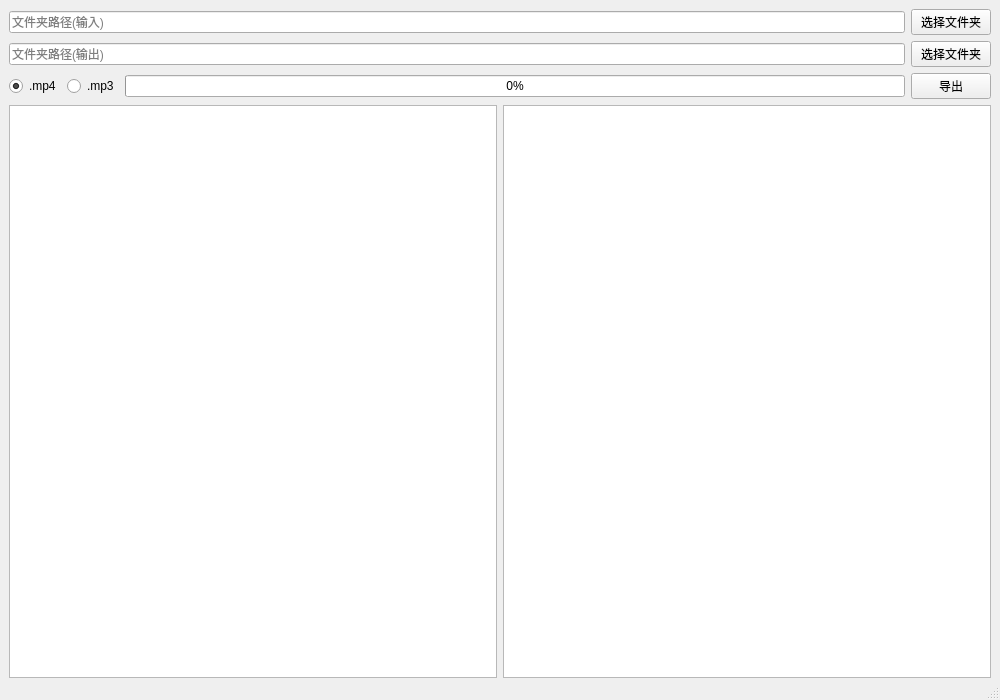
<?xml version="1.0" encoding="UTF-8"?>
<ui version="4.0">
 <class>MainWindow</class>
 <widget class="QMainWindow" name="MainWindow">
  <property name="geometry">
   <rect>
    <x>0</x>
    <y>0</y>
    <width>1000</width>
    <height>700</height>
   </rect>
  </property>
  <property name="windowTitle">
   <string>bilibili缓存管理</string>
  </property>
  <widget class="QWidget" name="centralwidget">
   <layout class="QVBoxLayout" name="verticalLayout">
    <property name="bottomMargin">
     <number>0</number>
    </property>
    <item>
     <layout class="QGridLayout" name="gridLayout">
      <item row="4" column="2">
       <widget class="QPushButton" name="pushButton_export">
        <property name="sizePolicy">
         <sizepolicy hsizetype="Preferred" vsizetype="Fixed">
          <horstretch>0</horstretch>
          <verstretch>0</verstretch>
         </sizepolicy>
        </property>
        <property name="text">
         <string>导出</string>
        </property>
       </widget>
      </item>
      <item row="1" column="2">
       <widget class="QPushButton" name="pushButton_old">
        <property name="sizePolicy">
         <sizepolicy hsizetype="Fixed" vsizetype="Fixed">
          <horstretch>0</horstretch>
          <verstretch>0</verstretch>
         </sizepolicy>
        </property>
        <property name="text">
         <string>选择文件夹</string>
        </property>
       </widget>
      </item>
      <item row="2" column="0">
       <widget class="QLineEdit" name="lineEdit_new">
        <property name="placeholderText">
         <string>文件夹路径(输出)</string>
        </property>
       </widget>
      </item>
      <item row="4" column="0">
       <layout class="QHBoxLayout" name="horizontalLayout_1">
        <item>
         <widget class="QRadioButton" name="radioButton_mp4">
          <property name="sizePolicy">
           <sizepolicy hsizetype="Fixed" vsizetype="Fixed">
            <horstretch>0</horstretch>
            <verstretch>0</verstretch>
           </sizepolicy>
          </property>
          <property name="cursor">
           <cursorShape>PointingHandCursor</cursorShape>
          </property>
          <property name="text">
           <string>.mp4</string>
          </property>
          <property name="checked">
           <bool>true</bool>
          </property>
         </widget>
        </item>
        <item>
         <widget class="QRadioButton" name="radioButton_mp3">
          <property name="sizePolicy">
           <sizepolicy hsizetype="Fixed" vsizetype="Fixed">
            <horstretch>0</horstretch>
            <verstretch>0</verstretch>
           </sizepolicy>
          </property>
          <property name="cursor">
           <cursorShape>PointingHandCursor</cursorShape>
          </property>
          <property name="text">
           <string>.mp3</string>
          </property>
         </widget>
        </item>
        <item>
         <widget class="QProgressBar" name="progressBar">
          <property name="value">
           <number>0</number>
          </property>
         </widget>
        </item>
       </layout>
      </item>
      <item row="1" column="0">
       <widget class="QLineEdit" name="lineEdit_old">
        <property name="placeholderText">
         <string>文件夹路径(输入)</string>
        </property>
       </widget>
      </item>
      <item row="2" column="2">
       <widget class="QPushButton" name="pushButton_new">
        <property name="sizePolicy">
         <sizepolicy hsizetype="Fixed" vsizetype="Fixed">
          <horstretch>0</horstretch>
          <verstretch>0</verstretch>
         </sizepolicy>
        </property>
        <property name="text">
         <string>选择文件夹</string>
        </property>
       </widget>
      </item>
     </layout>
    </item>
    <item>
     <layout class="QHBoxLayout" name="horizontalLayout_0">
      <item>
       <widget class="QTreeWidget" name="treeWidget_old">
        <property name="sizePolicy">
         <sizepolicy hsizetype="Expanding" vsizetype="Expanding">
          <horstretch>0</horstretch>
          <verstretch>0</verstretch>
         </sizepolicy>
        </property>
        <property name="headerHidden">
         <bool>true</bool>
        </property>
        <column>
         <property name="text">
          <string notr="true"/>
         </property>
        </column>
       </widget>
      </item>
      <item>
       <widget class="QTreeWidget" name="treeWidget_new">
        <property name="sizePolicy">
         <sizepolicy hsizetype="Expanding" vsizetype="Expanding">
          <horstretch>0</horstretch>
          <verstretch>0</verstretch>
         </sizepolicy>
        </property>
        <property name="headerHidden">
         <bool>true</bool>
        </property>
        <property name="columnCount">
         <number>1</number>
        </property>
        <column>
         <property name="text">
          <string/>
         </property>
        </column>
       </widget>
      </item>
     </layout>
    </item>
   </layout>
  </widget>
  <widget class="QMenuBar" name="menubar">
   <property name="geometry">
    <rect>
     <x>0</x>
     <y>0</y>
     <width>1000</width>
     <height>33</height>
    </rect>
   </property>
  </widget>
  <widget class="QStatusBar" name="statusbar">
   <property name="toolTip">
    <string/>
   </property>
  </widget>
 </widget>
 <resources/>
 <connections/>
</ui>
